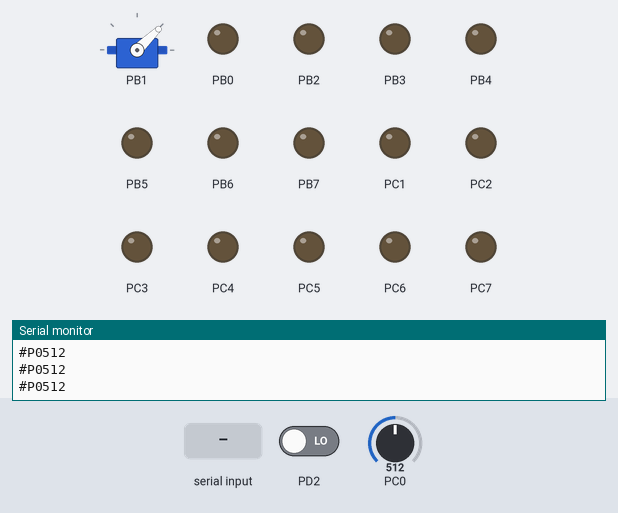
Simulated run of this program. Board: ATmega168, built with avr-gcc and emulated at 16 MHz. Parts: servo, output pins drawn as LEDs (lit = HIGH), the last lines printed to the serial monitor. The test bench sets the inputs (shaded band); at power-on: PC0 = 512, PD2 LOW. Sleep ends after the set time or at an interrupt; servo pulses on a pin are drawn as a servo (544–2400 µs = 0–180°); pins used as bus, display or sensor lines are not drawn.

Above: at 1.2 s.
1.3 s: "?\n" received over Serial
2.8 s: byte 35 ('#') received over Serial
4.3 s: byte 65 ('A') received over Serial
At 4.7 s:
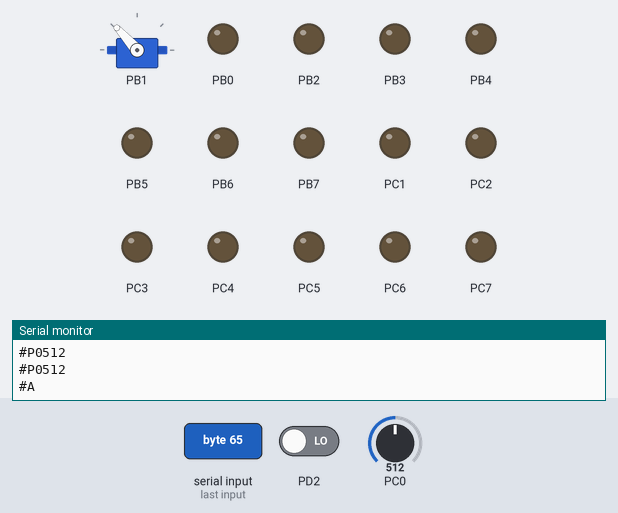
6.6 s: "#\n" received over Serial
Timing chart, 0 to 9.1 s (numbered marks = the images above; inputs shaded):
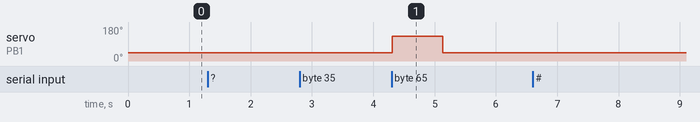

Measured:
- after the input at 4.3 s, servo on PB1: 44° → 132° at once, → 44° 0.82 s later

The program:

main.c
```c
#include <stdio.h>
#include <avr/io.h>
#include <avr/interrupt.h>
#include <util/delay_basic.h>
#include <avr/sleep.h>

#define FOSC 16000000
#define BAUD 9600
#define MYUBRR FOSC/16/BAUD-1

#define SERVO_MIN 1000
#define SERVO_MAX 1900

void initusart();   //initializes USART
static int uart_putchar(char c, FILE *stream);
uint8_t uart_getchar();
void initpwm();   //initializes PWM
void initadc(uint8_t ch); //initializes ADC
uint16_t readadc(uint8_t ch); //reades ADC
void initINT0(void);
void inittimer(void);

static FILE mystdout = FDEV_SETUP_STREAM(uart_putchar, NULL, _FDEV_SETUP_WRITE);

void initusart(){
    //1 = output, 0 = input
    DDRD |= 0b00000010;  //(TXD on PD1)
    DDRD &= ~(0b00000001);  //(RXD on PD0)

    //USART Baud rate: 9600
    UBRR0H = (8<<MYUBRR);
    UBRR0L = MYUBRR;
    UCSR0B = (1<<RXEN0)|(1<<TXEN0)|(1<<RXCIE0);
    UCSR0C = (1<<USBS0)|(3<<UCSZ00);

    stdout = &mystdout; //Required for printf init
}

static int uart_putchar(char c, FILE *stream){
   if (c == '\n') uart_putchar('\r', stream);

   loop_until_bit_is_set(UCSR0A, UDRE0);
   UDR0 = c;

   return 0;
}

uint8_t uart_getchar(){
   while( !(UCSR0A & (1<<RXC0)) );
   return(UDR0);
}

void initadc(uint8_t ch){
   //ADMUX=(1<<REFS0);// For Aref=AVcc;
   ADCSRA=(1<<ADEN)|(1 << ADATE)|(1<<ADSC)|(1<<ADPS2)|(1<<ADPS1)|(1<<ADPS0);// Enable ADC interrupt and Free-Running Mode
   ADMUX|=ch;
}

uint16_t readadc(uint8_t ch){
   ADMUX|=ch;

   //Start Single conversion
   ADCSRA|=(1<<ADSC);

   //Wait for conversion to complete
   while(!(ADCSRA & (1<<ADIF)));

   //Clear ADIF by writing one to it
   ADCSRA|=(1<<ADIF);

   return(ADC);
}

void initpwm(){
    //set up 2 PWM channels on PB1 and PB2 using Timer1 and 1 PWM channel on PB3 using Timer2
    DDRB |= 0b00000110;   //set PB1, PB2
    //timer 1 - 16 bit Phase+Frequency correct - pre-scaler of 8- non-inverting
    TCCR1B = (1 << WGM13) | (0<<WGM12) | (0 << CS12) | (1 << CS11) | (0 << CS10);
    TCCR1A = (1 << WGM11) | (0<<WGM10) | (1 << COM1A1) | (0 << COM1A0) | (1 << COM1B1) | (0 << COM1B0);
    ICR1 = 20000;
    //PB1 PWM sets to 1ms
    OCR1A = SERVO_MIN;
}

void inittimer(){
    //timer 2
    TCCR2A = (0 << WGM21) | (0 << WGM20) | (0 << COM2A1) | (0 << COM2A0);
    TCCR2B = (0 << WGM22) | (1 << CS22) | (1 << CS21) | (1 << CS20);
    TIMSK2 = (1 << TOIE2);
}

void initINT0(){
    EIMSK = (1<<INT0); //INT0 Interrupt Request Enable
    EICRA = (1<<ISC01)|(0<<ISC00); //Falling Edge of INT0
}

ISR(INT0_vect){
    _delay_loop_2(0);
    if ((PIND & 0b00000100) == 0b00000100) printf("#L\n");
    //while ((PIND & 0b00000100) == 0b00000100);
}

ISR(ADC_vect){
    printf("#P%.4d\n",ADC);
}

ISR(TIMER2_OVF_vect){
    printf("#P%.4d\n",readadc(0) );
}

ISR(USART_RX_vect){
    int i;
    char c, z;
    uint16_t geral;

    c = uart_getchar();
    if (c == '?')
        printf("help\n");//Texto com os comandos aqui

    if (c == '#'){
        /******************************/
        /* ? = help                   */
        /* S = som                    */
        /* R = rele                   */
        /* C = choque                 */
        /* P = pot                    */
        /* L = ldr                    */
        //* I = iluminação_ldr         */
        /* A = alimentador            */
        /******************************/
        printf("#");
        c = uart_getchar();
        if (c == 'S' || c == 'R' || c == 'C' || c == 'P' || c == 'L' || c == 'A'){
            printf("%c", c );

            if (c == 'S'){
                z = uart_getchar();
                if (z == '1'){
                    printf("1\n");
                    PORTC |= 0b00000010;
                }
                if (z == '0'){
                    printf("0\n");
                    PORTC &= ~(0b00000010);
                }
            }

            if (c == 'R'){
                z = uart_getchar();
                printf("%c",z);
                if (z == '1'){
                    if (uart_getchar() == '1'){
                        printf("1\n");
                        PORTD |=  0b00100000;
                    }
                    else{
                        printf("0\n");
                        PORTD &= 0b00100000;
                    }
                }

                if (z == '2'){
                    if (uart_getchar() == '1'){
                        printf("1\n");
                        PORTD |= 0b01000000;
                    }
                    else{
                        printf("0\n");
                        PORTD &= 0b01000000;
                    }
                }

                if (z == '3'){
                    if (uart_getchar() == '1'){
                        printf("1\n");
                        PORTD |= 0b10000000;
                    }
                    else{
                        printf("0\n");
                        PORTD &= 0b10000000;
                    }
                }
            }

            /*if (c == 'R'){
                z = uart_getchar() - 48;
                printf("%d",z);
                    if (uart_getchar() == '1'){
                        printf("1\n");
                        PORTD |= ( 1 << (4+z) );
                    }
                    else{
                        printf("0\n");
                        PORTD &= ~( 1 << (4+z) );
                    }
            }*/


            if (c == 'P'){ //Liga ou desliga o ADC
                if (uart_getchar() == '1'){
                    printf("1\n");
                    ADCSRA |= (1<<ADIE);
                }
                else{
                    printf("0\n");
                    ADCSRA &= ~(1<<ADIE);
                }
            }

            //if (c == 'L'){//Tambem so pra teste, caso o resultado do LDR se altere,o mesmo sera informado por interupção
            //    printf("%d\n",PIND);
            //}

            if (c == 'A'){
                printf("\n");
                OCR1A = SERVO_MAX;
                for(i=0;i<50;i++) _delay_loop_2(0);
                OCR1A = SERVO_MIN;
            }
        }
        z = 0;
        c = 0;
        geral = 0;
    }
}

int main(){

    //PC0 to PC7 as outputs
    DDRC|=0b11111110;
    DDRD|=0b11111000;
    DDRB|=0b11111111;

    //Enable USART
    initusart();
    //Enable PWM
    initpwm();
    //Enable ADC
    initadc(0);
    //Enable INT0
    initINT0();
    //Enable Timer
    inittimer();

    printf("Poli Junior\n");
    printf("Caixa de Treinamento - v1.0\n");

    //Enable all interupts
    sei();

    //Infinite loop
    for(;;){
        sleep_mode();
    }
}
```
